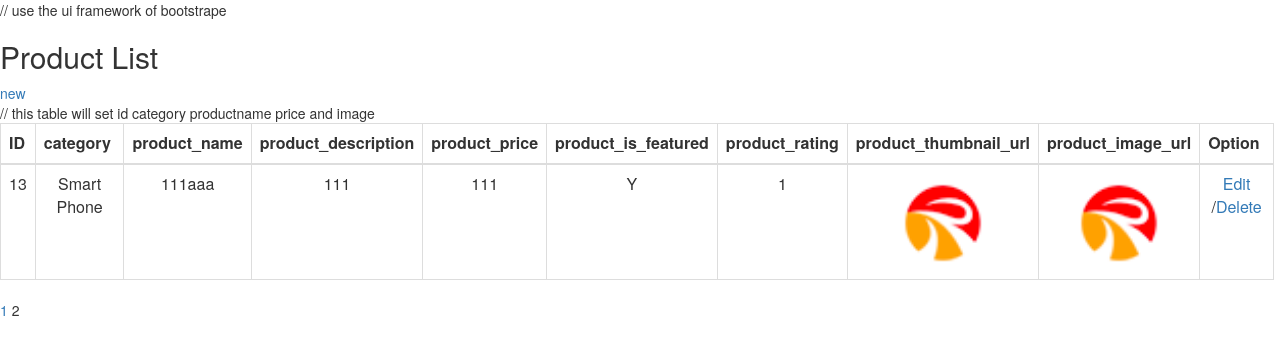
Screenshot of /g_list.php?p=2 with the database file from the repository.
### tables this page shows
CREATE TABLE `product` (
  `product_id` int(11) NOT NULL AUTO_INCREMENT,
  `category_id` int(11) DEFAULT NULL,
  `product_name` varchar(45) NOT NULL,
  `product_description` mediumtext,
  `product_price` int(11) NOT NULL DEFAULT '0',
  `product_is_featured` enum('Y','N') NOT NULL DEFAULT 'N',
  `product_rating` int(11) NOT NULL DEFAULT '0',
  `product_thumbnail_url` varchar(500) NOT NULL DEFAULT 'catalog/product/thumbnail/missing.jpg',
  `product_image_url` varchar(500) NOT NULL DEFAULT 'catalog/product/image/missing.jpg',
  PRIMARY KEY (`product_id`)
);

CREATE TABLE `category` (
  `category_id` int(11) NOT NULL,
  `category_name` varchar(45) NOT NULL,
  `category_description` mediumtext,
  `category_is_featured` enum('Y','N') NOT NULL DEFAULT 'N',
  `category_thumbnail_url` varchar(500) NOT NULL DEFAULT 'catalog/category/thumbnail/missing.jpg',
  `category_image_url` varchar(500) DEFAULT 'catalog/category/image/missing.jpg',
  PRIMARY KEY (`category_id`)
);

### g_list.php (the view, shortened to what this page needs)
<?php
include('conn.php');
?>
<link rel="stylesheet" href="https://cdn.staticfile.org/twitter-bootstrap/3.3.7/css/bootstrap.min.css">
<nav>
    <div>
    <div>
        <h2>Product List</h2>
        <a href="g_new.php">new</a>
    </div>
    <div>
        <ul class="nav navbar-nav">
<div>
	<div>
		// this table will set id category productname price and image
		<table class="table table-bordered" style="width: 100%">
			<thead>
				<tr>
					<th align="center" bgcolor="#FFFFFF" height="27">ID</th>
					<th align="center" bgcolor="#FFFFFF">category</th>
					<th align="center" bgcolor="#FFFFFF">product_name</th>
					<th align="center" bgcolor="#FFFFFF">product_description</th>
					<th align="center" bgcolor="#FFFFFF">product_price</th>
					<th align="center" bgcolor="#FFFFFF">product_is_featured</th>
					<th align="center" bgcolor="#FFFFFF">product_rating</th>
					<th align="center" bgcolor="#FFFFFF">product_thumbnail_url</th>
					<th align="center" bgcolor="#FFFFFF">product_image_url</th>
					<th align="center" bgcolor="#FFFFFF">Option</th>
				</tr>
			</thead>
		<tbody>
			<?php
				$p=isset($_GET['p'])?$_GET['p']:1;
				$sql="select * from product left join category c on c.category_id = product.category_id order by product.product_id ";
				$rs=mysqli_query($conn,$sql);
				$tiao=mysqli_num_rows($rs);
				$ye=ceil($tiao/10);
				$n=($p-1)*10;
			    $sql2="select * from product left join category c on c.category_id = product.category_id order by product.product_id  limit $n,10";
				$rs2=mysqli_query($conn,$sql2);
				while($row=mysqli_fetch_assoc($rs2)){
					echo '<tr>';
					echo '<td align="center" bgcolor="#FFFFFF">'.$row['product_id'].'</td>';
					echo '<td align="center" bgcolor="#FFFFFF">'.$row['category_name'].'</td>';
					echo '<td align="center" bgcolor="#FFFFFF">'.$row['product_name'].'</td>';
					echo '<td align="center" bgcolor="#FFFFFF" ><p style="width:100px;height:50px;overflow:hidden;">'.$row['product_description'].'</p></td>';
					echo '<td align="center" bgcolor="#FFFFFF">'.$row['product_price'].'</td>';
					echo '<td align="center" bgcolor="#FFFFFF">'.$row['product_is_featured'].'</td>';
					echo '<td align="center" bgcolor="#FFFFFF">'.$row['product_rating'].'</td>';
					echo '<td align="center" bgcolor="#FFFFFF"><img style="width:100px" src="'.$row['product_thumbnail_url'].'"></td>';
					echo '<td align="center" bgcolor="#FFFFFF"><img style="width:100px" src="'.$row['product_image_url'].'"></td>';
					echo '<td align="center" bgcolor="#FFFFFF">';
					echo '<a href="g_update.php?id='.$row['product_id'].'">Edit</a> /';
					echo '<a href="g_delete.php?id='.$row['product_id'].'" onclick="return
					confirm(\'are you really want to delete data？\')">Delete</a>';
					echo '</td>';
					echo '</tr>';
				}
				?>
		</table>
		<div class="layui-card-body ">
                            <div class="page">
                                <div>
<?php for($i=1;$i<=$ye;$i++):?>
	<?php if($p==$i){?>
		 <span class="current"><?php echo $i?></span>
	<?php }else{?>
                                  <a class="num " href="<?php if(empty($id)){?>
				g_list.php?p=<?php echo $i?>
			<?php }else{?>
				g_list.php?id=<?php echo $id?>&p=<?php echo $i?>
			<?php }?>"><?php echo $i?></a>
		<?php }?>
                                 <?php endfor?>
                                </div>
                            </div>
                        </div>
			</div>
			</div>

### rows the page displays
product: product_id "13", category.category_name "Smart Phone", product_name "111aaa", product_description "111", product_price "111", product_is_featured "Y", product_rating "1", product_thumbnail_url (picture), product_image_url (picture)
